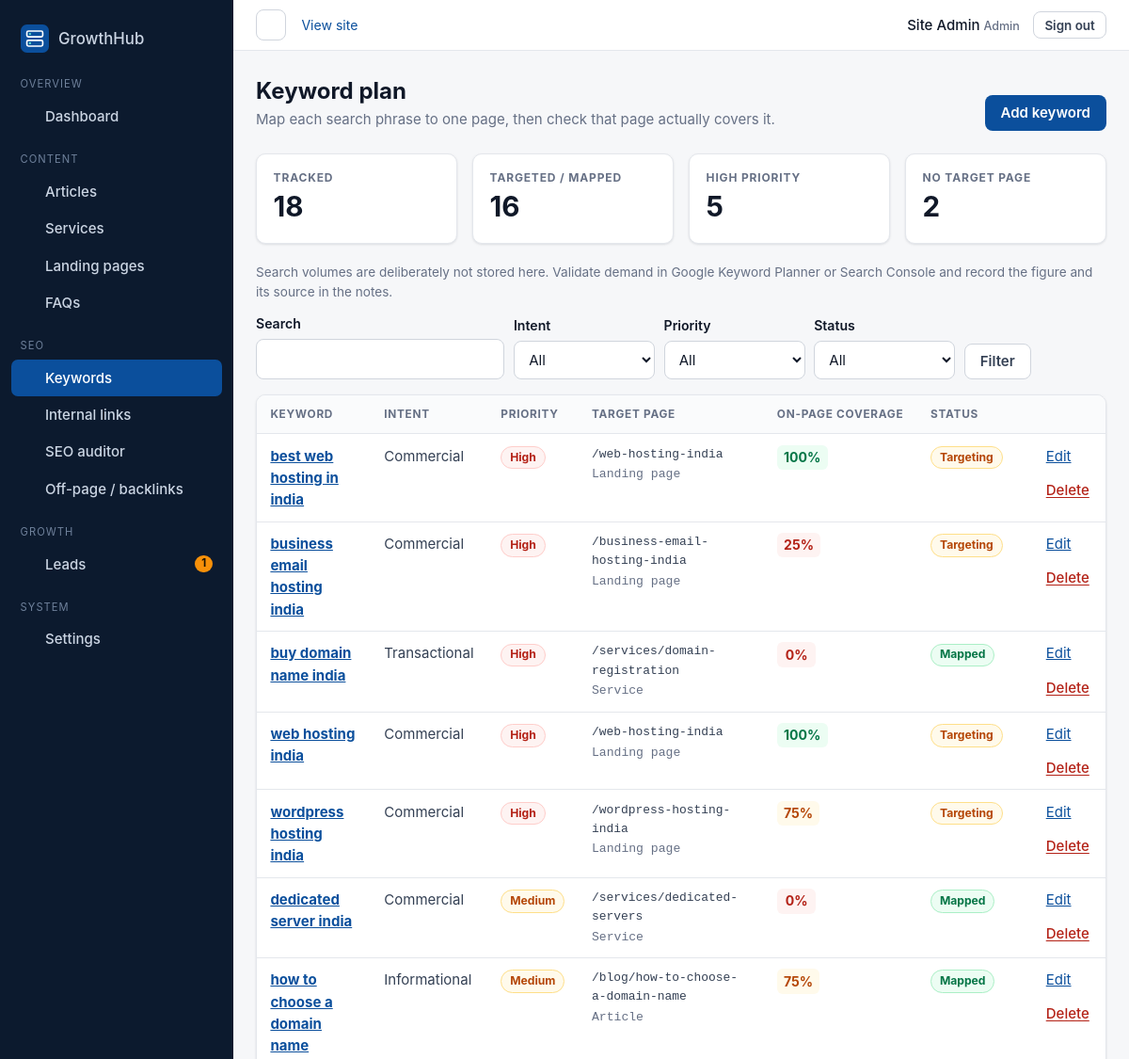
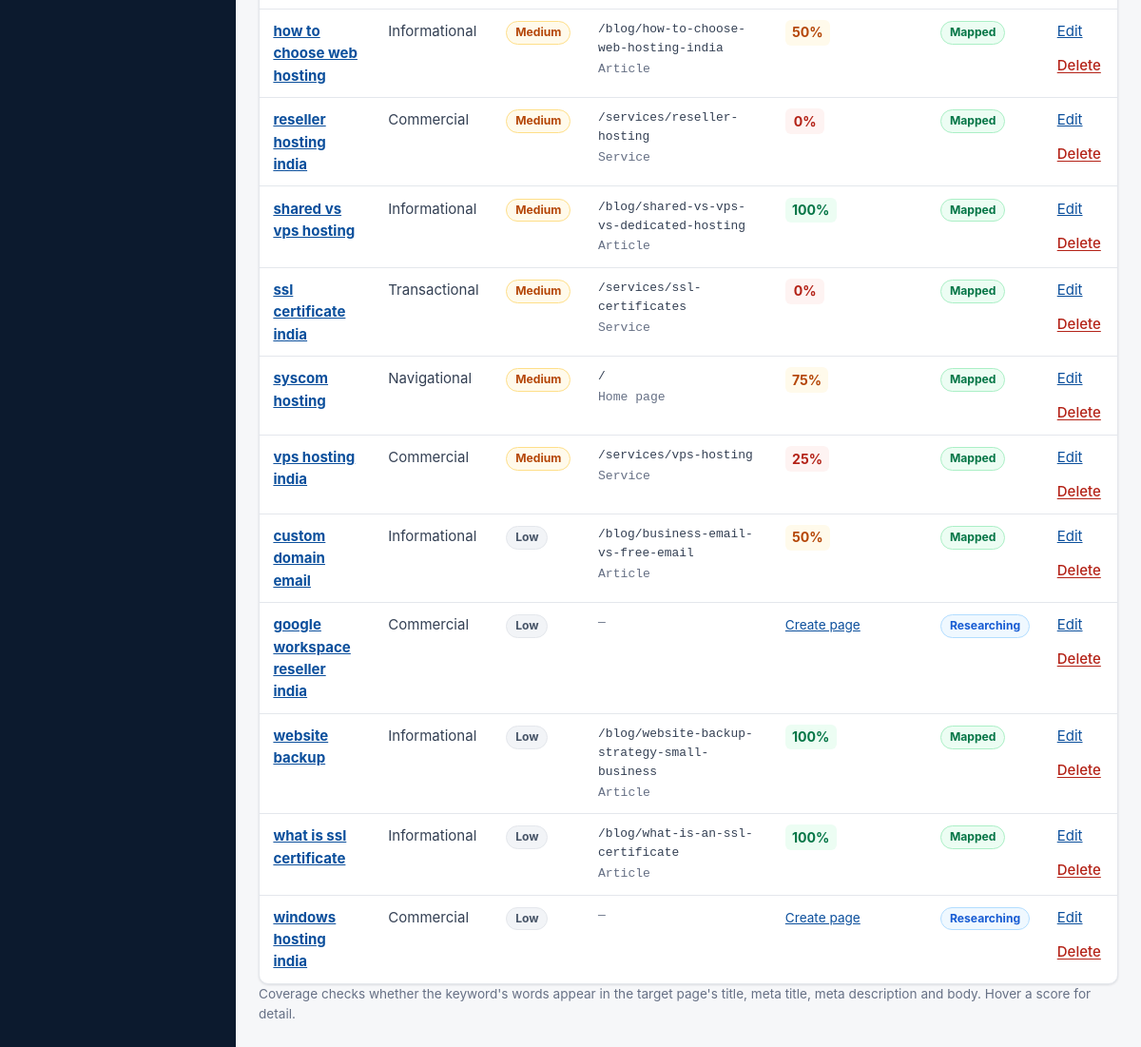
/admin/keywords/index.php (signed in), run on the app's committed database (2 pictures, top to bottom).
### tables this page shows
CREATE TABLE users (
    id            INT UNSIGNED AUTO_INCREMENT PRIMARY KEY,
    name          VARCHAR(100) NOT NULL,
    email         VARCHAR(190) NOT NULL,
    password_hash VARCHAR(255) NOT NULL,
    role          ENUM('admin', 'editor') NOT NULL DEFAULT 'editor',
    last_login_at DATETIME NULL,
    notifications_seen_at DATETIME NULL,
    created_at    DATETIME NOT NULL DEFAULT CURRENT_TIMESTAMP,
    updated_at    DATETIME NOT NULL DEFAULT CURRENT_TIMESTAMP ON UPDATE CURRENT_TIMESTAMP,
    UNIQUE KEY uq_users_email (email)
);

CREATE TABLE keywords (
    id         INT UNSIGNED AUTO_INCREMENT PRIMARY KEY,
    keyword    VARCHAR(150) NOT NULL,
    intent     ENUM('informational', 'navigational', 'commercial', 'transactional') NOT NULL,
    priority   ENUM('high', 'medium', 'low') NOT NULL DEFAULT 'medium',
    target_url VARCHAR(255) NULL COMMENT 'App path such as /services/web-hosting',
    content_type ENUM('guide', 'landing_page', 'service_page', 'home', 'faq') NULL,
    service_id INT UNSIGNED NULL COMMENT 'Primary service this keyword supports',
    status     ENUM('researching', 'targeting', 'mapped', 'paused') NOT NULL DEFAULT 'researching',
    notes      TEXT NULL,
    created_at DATETIME NOT NULL DEFAULT CURRENT_TIMESTAMP,
    updated_at DATETIME NOT NULL DEFAULT CURRENT_TIMESTAMP ON UPDATE CURRENT_TIMESTAMP,
    UNIQUE KEY uq_keywords_keyword (keyword),
    KEY idx_keywords_status_priority (status, priority),
    CONSTRAINT fk_keywords_service FOREIGN KEY (service_id) REFERENCES services (id) ON DELETE SET NULL
);

CREATE TABLE landing_pages (
    id               INT UNSIGNED AUTO_INCREMENT PRIMARY KEY,
    title            VARCHAR(200) NOT NULL COMMENT 'Visible H1',
    slug             VARCHAR(120) NOT NULL,
    primary_keyword  VARCHAR(150) NOT NULL,
    meta_title       VARCHAR(70)  NULL,
    meta_description VARCHAR(170) NULL,
    hero_subtitle    VARCHAR(300) NOT NULL DEFAULT '',
    problem          TEXT NULL,
    solution         TEXT NULL,
    features         TEXT NULL COMMENT 'One per line: Title: description',
    benefits         TEXT NULL COMMENT 'One per line',
    use_cases        TEXT NULL COMMENT 'One per line: Title: description',
    content          MEDIUMTEXT NULL COMMENT 'Optional long-form Markdown section',
    cta_text         VARCHAR(150) NOT NULL DEFAULT 'Talk to our team',
    canonical_url    VARCHAR(255) NULL,
    og_title         VARCHAR(100) NULL,
    og_description   VARCHAR(200) NULL,
    service_id       INT UNSIGNED NULL,
    status           ENUM('draft', 'published') NOT NULL DEFAULT 'draft',
    created_at       DATETIME NOT NULL DEFAULT CURRENT_TIMESTAMP,
    updated_at       DATETIME NOT NULL DEFAULT CURRENT_TIMESTAMP ON UPDATE CURRENT_TIMESTAMP,
    UNIQUE KEY uq_landing_slug (slug),
    KEY idx_landing_status (status),
    CONSTRAINT fk_landing_service FOREIGN KEY (service_id) REFERENCES services (id) ON DELETE SET NULL
);

CREATE TABLE services (
    id               INT UNSIGNED AUTO_INCREMENT PRIMARY KEY,
    name             VARCHAR(150) NOT NULL,
    slug             VARCHAR(120) NOT NULL,
    icon             VARCHAR(40)  NOT NULL DEFAULT 'server',
    description      VARCHAR(300) NOT NULL,
    content          MEDIUMTEXT   NOT NULL,
    features         TEXT         NULL COMMENT 'One feature per line',
    primary_keyword  VARCHAR(150) NULL,
    external_url     VARCHAR(255) NULL COMMENT 'Matching product page on syscom.co.in',
    benefits         TEXT         NULL COMMENT 'One benefit per line',
    cta_text         VARCHAR(150) NOT NULL DEFAULT 'Talk to our team',
    meta_title       VARCHAR(70)  NULL,
    meta_description VARCHAR(170) NULL,
    canonical_url    VARCHAR(255) NULL COMMENT 'Override only when another URL is the canonical version',
    og_title         VARCHAR(100) NULL,
    og_description   VARCHAR(200) NULL,
    sort_order       SMALLINT     NOT NULL DEFAULT 0,
    status           ENUM('draft', 'published') NOT NULL DEFAULT 'draft',
    created_at       DATETIME NOT NULL DEFAULT CURRENT_TIMESTAMP,
    updated_at       DATETIME NOT NULL DEFAULT CURRENT_TIMESTAMP ON UPDATE CURRENT_TIMESTAMP,
    UNIQUE KEY uq_services_slug (slug),
    KEY idx_services_status_order (status, sort_order)
);

CREATE TABLE posts (
    id                 INT UNSIGNED AUTO_INCREMENT PRIMARY KEY,
    title              VARCHAR(200) NOT NULL,
    slug               VARCHAR(120) NOT NULL,
    excerpt            VARCHAR(300) NOT NULL DEFAULT '',
    content            MEDIUMTEXT   NOT NULL,
    primary_keyword    VARCHAR(150) NULL,
    meta_title         VARCHAR(70)  NULL,
    meta_description   VARCHAR(170) NULL,
    featured_image     VARCHAR(255) NULL,
    featured_image_alt VARCHAR(200) NULL,
    canonical_url      VARCHAR(255) NULL,
    og_title           VARCHAR(100) NULL,
    og_description     VARCHAR(200) NULL,
    schema_type        ENUM('Article', 'BlogPosting', 'TechArticle') NOT NULL DEFAULT 'Article',
    category_id        INT UNSIGNED NULL,
    service_id         INT UNSIGNED NULL COMMENT 'Related service for cross-linking',
    author_id          INT UNSIGNED NULL,
    status             ENUM('draft', 'published') NOT NULL DEFAULT 'draft',
    published_at       DATETIME NULL,
    created_at         DATETIME NOT NULL DEFAULT CURRENT_TIMESTAMP,
    updated_at         DATETIME NOT NULL DEFAULT CURRENT_TIMESTAMP ON UPDATE CURRENT_TIMESTAMP,
    UNIQUE KEY uq_posts_slug (slug),
    KEY idx_posts_status_published (status, published_at),
    KEY idx_posts_service (service_id),
    KEY idx_posts_category (category_id),
    FULLTEXT KEY ft_posts_search (title, excerpt, content),
    CONSTRAINT fk_posts_author  FOREIGN KEY (author_id)  REFERENCES users (id)    ON DELETE SET NULL,
    CONSTRAINT fk_posts_service FOREIGN KEY (service_id) REFERENCES services (id) ON DELETE SET NULL,
    CONSTRAINT fk_posts_category FOREIGN KEY (category_id) REFERENCES categories (id) ON DELETE SET NULL
);

CREATE TABLE settings (
    id            INT UNSIGNED AUTO_INCREMENT PRIMARY KEY,
    setting_key   VARCHAR(60) NOT NULL,
    setting_value TEXT NULL,
    updated_at    DATETIME NOT NULL DEFAULT CURRENT_TIMESTAMP ON UPDATE CURRENT_TIMESTAMP,
    UNIQUE KEY uq_settings_key (setting_key)
);

### admin/keywords/index.php (the view, shortened to what the rows shown need)
<?php
require __DIR__ . '/../_init.php';
$filters = ['intent' => input('intent', '', 'get'), 'priority' => input('priority', '', 'get'), 'status' => input('status', '', 'get'), 'q' => mb_substr(input('q', '', 'get'), 0, 100)];
$keywords = keywords_admin_list($filters);
admin_header('Keywords', 'keywords');
?>
<div class="page-head">
    <div><h1>Keyword plan</h1><p>Map each search phrase to one page, then check that page actually covers it.</p></div>
</div>
<?php if ($keywords): ?>
<div class="table-wrap"><table>
    <thead><tr><th>Keyword</th><th>Intent</th><th>Priority</th><th>Target page</th><th>On-page coverage</th><th>Status</th><th><span class="visually-hidden">Actions</span></th></tr></thead>
    <tbody>
    <?php foreach ($keywords as $k): $cov = keyword_coverage($k); ?>
        <tr>
            <td><a href="<?= e(url('/admin/keywords/edit.php?id=' . $k['id'])) ?>"><strong><?= e($k['keyword']) ?></strong></a></td>
            <td><?= e(ucfirst($k['intent'])) ?></td>
            <td><span class="badge badge-<?= ['high' => 'danger', 'medium' => 'warning', 'low' => 'muted'][$k['priority']] ?>"><?= e(ucfirst($k['priority'])) ?></span></td>
            <td class="mono">
                <?php if ($k['target_url']): ?>
                    <?= e($k['target_url']) ?>
                    <?php if ($cov['target']): ?><span class="sub"><?= e($cov['target']['type']) ?></span><?php endif; ?>
                <?php else: ?>
                    <span class="muted">—</span>
                <?php endif; ?>
            </td>
            <td>
                <?php if ($cov['status'] === 'ok'): ?>
                    <span class="score score-<?= score_tone($cov['score']) ?>" title="<?= e(implode(', ', array_map(fn($c, $ok) => $c . ($ok ? ' ✓' : ' ✗'), array_keys($cov['checks']), $cov['checks']))) ?>"><?= $cov['score'] ?>%</span>
                <?php elseif ($cov['status'] === 'missing'): ?>
                    <span class="badge badge-danger">Page not found</span>
                <?php elseif ($cov['status'] === 'external'): ?>
                    <span class="badge badge-muted">External</span>
                <?php else: ?>
                    <a class="small" href="<?= e(url('/admin/landing-pages/edit.php?keyword=' . rawurlencode($k['keyword']))) ?>">Create page</a>
                <?php endif; ?>
            </td>
            <td><?= status_badge($k['status']) ?></td>
            <td><div class="row-actions">
                <a href="<?= e(url('/admin/keywords/edit.php?id=' . $k['id'])) ?>">Edit</a>
                <?= action_button('', 'Delete', ['id' => $k['id'], 'action' => 'delete'], 'btn-link danger', 'Remove this keyword from the plan?') ?>
            </div></td>
        </tr>
    <?php endforeach; ?>
    </tbody>
</table></div>
<?php else: ?>
    <?= admin_empty('No keywords match.', url('/admin/keywords/edit.php'), 'Add a keyword') ?>
<?php endif; ?>

### includes/admin_ui.php (shortened to what the rows shown need)
<?php
function admin_header(string $title, string $active = ''): void
{
    echo render_partial(APP_ROOT . '/admin/partials/layout-top.php', ['title' => $title, 'active' => $active, 'user' => current_user()]);
}
function admin_footer(): void
{
    echo render_partial(APP_ROOT . '/admin/partials/layout-bottom.php');
}
function action_button(string $action, string $label, array $fields = [], string $class = 'btn-link', string $confirm = ''): string
{
    $html = '<form method="post" action="' . e($action) . '" class="inline-form"' . ($confirm ? ' data-confirm="' . e($confirm) . '"' : '') . '>' . csrf_field();
    foreach ($fields as $k => $v) {
        $html .= '<input type="hidden" name="' . e($k) . '" value="' . e($v) . '">';
    }
    return $html . '<button type="submit" class="btn ' . e($class) . '">' . e($label) . '</button></form>';
}

### admin/partials/layout-top.php (shortened to what the rows shown need)
<?php
$sections = [
    'Overview' => [
        'dashboard' => ['/admin/dashboard.php', 'Dashboard', 'trending'],
    ],
    'Content' => [
        'posts'    => ['/admin/posts/', 'Articles', 'book'],
        'services' => ['/admin/services/', 'Services', 'server'],
        'landing'  => ['/admin/landing-pages/', 'Landing pages', 'zap'],
        'faqs'     => ['/admin/faqs/', 'FAQs', 'headset'],
    ],
    'SEO' => [
        'keywords'  => ['/admin/keywords/', 'Keywords', 'search'],
        'links'     => ['/admin/links/', 'Internal links', 'layers'],
        'audits'    => ['/admin/audits/', 'SEO auditor', 'shield'],
        'backlinks' => ['/admin/backlinks/', 'Off-page / backlinks', 'globe'],
    ],
    'Growth' => [
        'leads' => ['/admin/leads/', 'Leads', 'users'],
    ],
];
if (($user['role'] ?? '') === 'admin') {
    $sections['System'] = ['settings' => ['/admin/settings/', 'Settings', 'cpu']];
}
$newLeads = (int) db_value("SELECT COUNT(*) FROM leads WHERE status = 'new'");
?>
<!doctype html>
<html lang="en">
<head>
    <link rel="stylesheet" href="<?= e(asset('css/admin.css')) ?>">
</head>
<body class="admin">
<div class="admin-shell">
    <div class="admin-body">
        <header class="topbar">
            <div class="topbar-user">
                <span><?= e($user['name'] ?? '') ?> <small class="role"><?= e($user['role'] ?? '') ?></small></span>
                <form method="post" action="<?= e(url('/admin/logout.php')) ?>" class="inline-form">
                    <button class="btn btn-sm btn-outline" type="submit">Sign out</button>
                </form>
            </div>
        </header>
        <main id="admin-main" class="admin-main" tabindex="-1">

### includes/functions.php (shortened to what the rows shown need)
<?php
function e($value): string
{
    return htmlspecialchars((string) ($value ?? ''), ENT_QUOTES | ENT_SUBSTITUTE | ENT_HTML5, 'UTF-8');
}
function base_path(): string
{
    static $path = null;
    if ($path === null) {
        $path = rtrim((string) parse_url(config('app.base_url'), PHP_URL_PATH), '/');
    }
    return $path;
}
function url(string $path = '/'): string
{
    $path = '/' . ltrim($path, '/');
    return base_path() . ($path === '/' ? '/' : $path);
}
function asset(string $path): string
{
    $file = APP_ROOT . '/assets/' . ltrim($path, '/');
    $version = is_file($file) ? filemtime($file) : 0;
    return url('/assets/' . ltrim($path, '/')) . '?v=' . $version;
}
function input(string $key, string $default = '', string $source = 'post'): string
{
    $bag = $source === 'get' ? $_GET : $_POST;
    $value = $bag[$key] ?? $default;
    return is_string($value) ? trim($value) : $default;
}
function render_partial(string $file, array $vars = []): string
{
    extract($vars, EXTR_SKIP);
    require $file;
    return (string) ob_get_clean();
}
function status_badge(string $status): string
{
    $map = [
        'published' => 'success', 'live' => 'success', 'active' => 'success', 'won' => 'success', 'mapped' => 'success',
        'draft' => 'muted', 'paused' => 'muted', 'closed' => 'muted', 'inactive' => 'muted', 'archived' => 'muted',
        'new' => 'info', 'opportunity' => 'info', 'researching' => 'info',
        'pending' => 'warning', 'submitted' => 'warning', 'contacted' => 'warning', 'qualified' => 'warning', 'targeting' => 'warning',
        'rejected' => 'danger', 'lost' => 'danger', 'spam' => 'danger',
    ];
    $tone = $map[strtolower($status)] ?? 'muted';
    return '<span class="badge badge-' . $tone . '">' . e(ucfirst($status)) . '</span>';
}
function score_tone(int $score): string
{
    return $score >= 80 ? 'success' : ($score >= 50 ? 'warning' : 'danger');
}

### data on the page
users: name "Site Admin", role "Admin"
keywords: keyword "best web hosting in india", intent "Commercial", priority "High", target_url "/web-hosting-india", target_url "Landing page", target_url "100", status "Targeting"
keywords: keyword "business email hosting india", intent "Commercial", priority "High", target_url "/business-email-hosting-india", target_url "Landing page", target_url "25", status "Targeting"
keywords: keyword "buy domain name india", intent "Transactional", priority "High", target_url "/services/domain-registration", target_url "Service", target_url "0", status "Mapped"
keywords: keyword "web hosting india", intent "Commercial", priority "High", target_url "/web-hosting-india", target_url "Landing page", target_url "100", status "Targeting"
keywords: keyword "wordpress hosting india", intent "Commercial", priority "High", target_url "/wordpress-hosting-india", target_url "Landing page", target_url "75", status "Targeting"
keywords: keyword "dedicated server india", intent "Commercial", priority "Medium", target_url "/services/dedicated-servers", target_url "Service", target_url "0", status "Mapped"
keywords: keyword "how to choose a domain name", intent "Informational", priority "Medium", target_url "/blog/how-to-choose-a-domain-name", target_url "Article", target_url "75", status "Mapped"
keywords: keyword "how to choose web hosting", intent "Informational", priority "Medium", target_url "/blog/how-to-choose-web-hosting-india", target_url "Article", target_url "50", status "Mapped"
keywords: keyword "reseller hosting india", intent "Commercial", priority "Medium", target_url "/services/reseller-hosting", target_url "Service", target_url "0", status "Mapped"
keywords: keyword "shared vs vps hosting", intent "Informational", priority "Medium", target_url "/blog/shared-vs-vps-vs-dedicated-hosting", target_url "Article", target_url "100", status "Mapped"
keywords: keyword "ssl certificate india", intent "Transactional", priority "Medium", target_url "/services/ssl-certificates", target_url "Service", target_url "0", status "Mapped"
keywords: keyword "syscom hosting", intent "Navigational", priority "Medium", target_url "/", keyword.setting_value "Home page", keyword.setting_value "75", status "Mapped"
keywords: keyword "vps hosting india", intent "Commercial", priority "Medium", target_url "/services/vps-hosting", target_url "Service", target_url "25", status "Mapped"
keywords: keyword "custom domain email", intent "Informational", priority "Low", target_url "/blog/business-email-vs-free-email", target_url "Article", target_url "50", status "Mapped"
keywords: keyword "google workspace reseller india", intent "Commercial", priority "Low", status "Researching"
keywords: keyword "website backup", intent "Informational", priority "Low", target_url "/blog/website-backup-strategy-small-business", target_url "Article", target_url "100", status "Mapped"
keywords: keyword "what is ssl certificate", intent "Informational", priority "Low", target_url "/blog/what-is-an-ssl-certificate", target_url "Article", target_url "100", status "Mapped"
keywords: keyword "windows hosting india", intent "Commercial", priority "Low", status "Researching"

### other printed values
$heading "OVERVIEW"
$label "Dashboard"
$heading "CONTENT"
$label "Articles"
$label "Services"
$label "Landing pages"
$label "FAQs"
$heading "SEO"
$label "Keywords"
$label "Internal links"
$label "SEO auditor"
$label "Off-page / backlinks"
$heading "GROWTH"
$label "Leads"
$newLeads "1"
